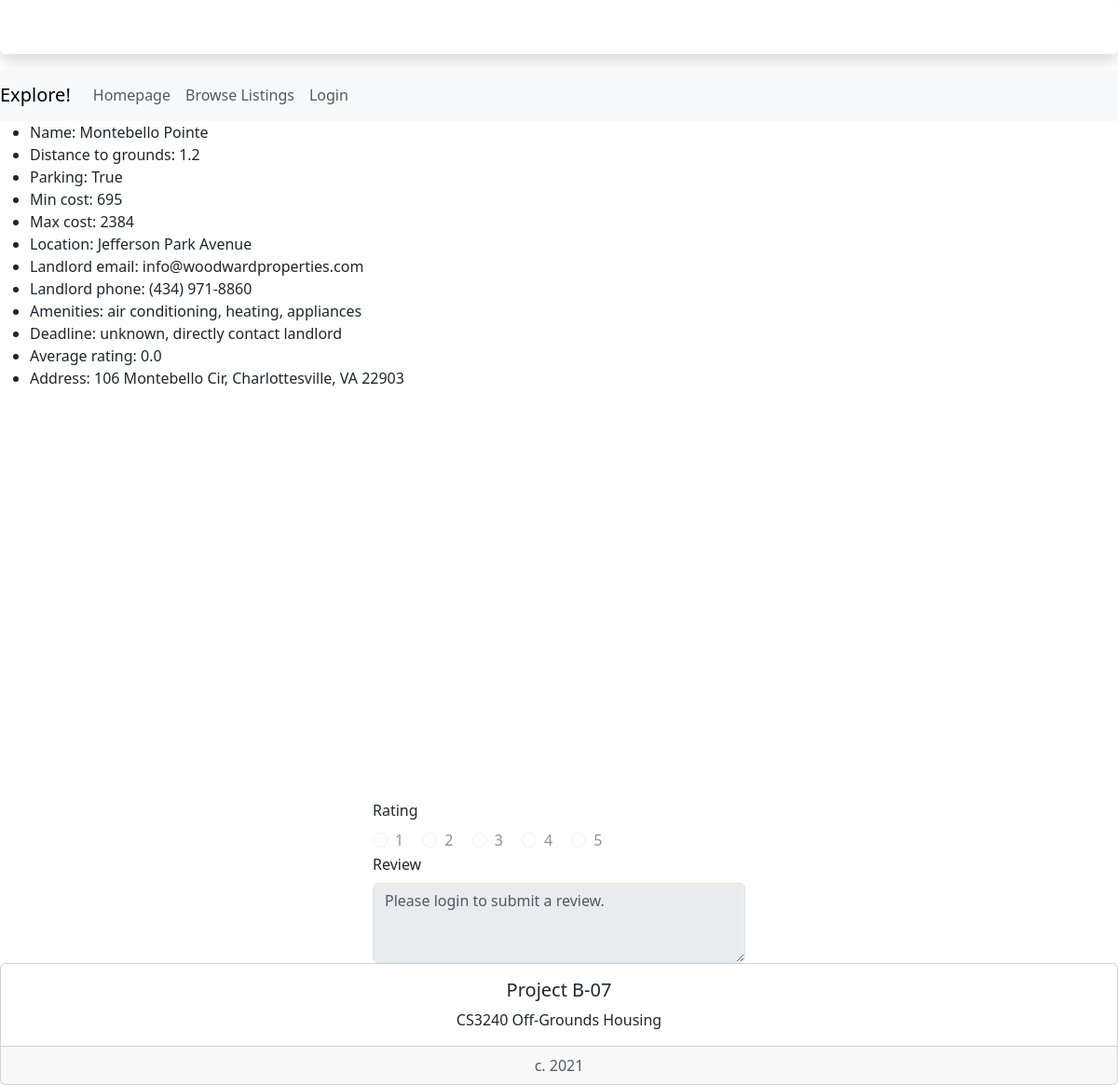
Page /housing/10/ on the earlier database version.
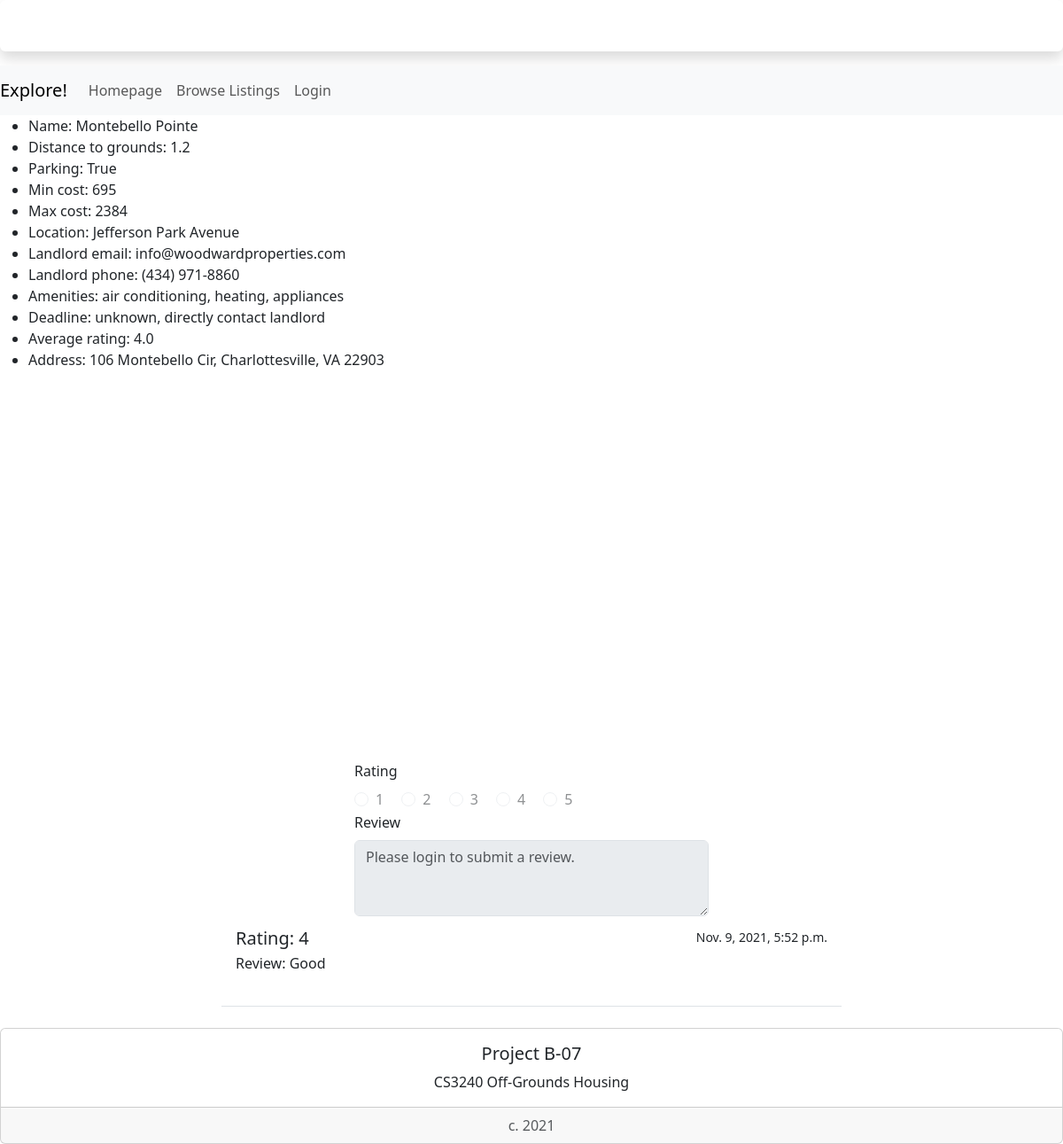
Same page on the later database version.
### housing/models.py (models this page shows, shortened)
class StudentHousing(models.Model):
    name = models.CharField(max_length=200)
    distToGrounds = models.FloatField(default=0)
    parking = models.BooleanField()
    minCost = models.IntegerField(default=0)
    maxCost = models.IntegerField(default=0)
    location = models.TextField(max_length=200, null=True)
    landlordEmail = models.CharField(max_length=200, null=True)
    landlordPhone = models.CharField(max_length=200, null=True)
    amenities = models.TextField(max_length=200, null=True)
    deadline = models.CharField(max_length=200, null=True)
    averageRating = models.FloatField(default=0)
    address = models.TextField(max_length=200, null=True)
    image = models.ImageField(blank=True, null=True) #makes it optional to include an image

class Review(models.Model):
    house = models.ForeignKey(StudentHousing, on_delete=models.CASCADE)
    rating = models.IntegerField(default=0)
    comment = models.TextField(max_length=200, default="")
    pub_date = models.DateTimeField('date published')

### housing/views.py (the view)
# urls.py: path('<int:pk>/', views.DetailView.as_view(), name='detail'),
class DetailView(generic.DetailView):
    model = StudentHousing
    template_name = 'housing/studentHousingOption.html'
    def get_queryset(self):
        return StudentHousing.objects

### housing/templates/housing/studentHousingOption.html (shortened to what this page needs)
<!doctype html>
<link href='https://api.mapbox.com/mapbox-gl-js/v2.3.1/mapbox-gl.css' rel='stylesheet' />
{% load bootstrap5 %}
{% bootstrap_css %}
{% load socialaccount %}
<div style="width: 100%" class="shadow p-2 mb-3 bg-body rounded text-white">
    <h3 class="font-monospace text-center">Housing for UVA Students by B-07!</h3>
</div>
<nav class="navbar navbar-expand-lg navbar-light bg-light">
    <a class="navbar-brand">Explore!</a>
    <div class="collapse navbar-collapse" id="navbarNav">
        <ul class="navbar-nav">
            <li class="nav-item">
                <a class="nav-link" href="{% url 'index' %}">Homepage</a>
            </li>
            <li class="nav-item">
                <a class="nav-link" href="{% url 'housing:studentHousingList' %}">Browse Listings</a>
            </li>
            {% if user.is_authenticated %}
                <li class="nav-item">
                    <a class="nav-link" href="{% url 'housing:logout' %}">Logout</a>
                </li>
                <li class="nav-item dropdown">
                    <a class="nav-link dropdown-toggle" data-bs-toggle="dropdown" href="#" role="button" id="dropdownMenuLink" aria-haspopup="true" aria-expanded="false">Account</a>
                    <div class="dropdown-menu" aria-labelledby="dropdownMenuLink">
                        <a class="dropdown-item nav-link" href="{% url 'housing:review_list' %}">Manage comments</a>
                    </div>
                </li>
                <li class="nav-item">
                    <a class="nav-link" href="{% url 'housing:submission' %}">Suggest a Listing</a>
                </li>
            {% else %}
                <li class="nav-item">
                    <a class="nav-link" href="{% provider_login_url 'google' %}">Login</a>
                </li>
            {% endif %}
        </ul>
    </div>
</nav>
{% if studenthousing %}
    <ul>
        <li>Name: {{ studenthousing.name }}</li>
        <li>Distance to grounds: {{ studenthousing.distToGrounds }}</li>
        <li>Parking: {{ studenthousing.parking }}</li>
        <li>Min cost: {{ studenthousing.minCost }}</li>
        <li>Max cost: {{ studenthousing.maxCost }}</li>
        <li>Location: {{ studenthousing.location }}</li>
        <li>Landlord email: {{ studenthousing.landlordEmail }}</li>
        <li>Landlord phone: {{ studenthousing.landlordPhone }}</li>
        <li>Amenities: {{ studenthousing.amenities }}</li>
        <li>Deadline: {{ studenthousing.deadline }}</li>
        <li>Average rating: {{ studenthousing.averageRating }}</li>
        <li>Address: {{ studenthousing.address }}</li>
    </ul>
{% else %}
    <p>No housing details are available.</p>
{% endif %}
<div id='map' style='width: 800px; height: 400px; margin: auto'></div>
{% if studenthousing %}
<form action="{% url 'housing:review_submit' studenthousing.id %}" method="post">
    {% if user.is_authenticated %}
    <label for="FieldSet1" class="form-label col-md-4 offset-md-4">Rating</label>
    <fieldset id="FieldSet1" class="col-md-4 offset-md-4">
        <div class="form-check form-check-inline">
          <input class="form-check-input" type="radio" name="rating" id="inlineRadio1" value="1">
          <label class="form-check-label" for="inlineRadio1">1</label>
        </div>
        <div class="form-check form-check-inline">
          <input class="form-check-input" type="radio" name="rating" id="inlineRadio2" value="2">
          <label class="form-check-label" for="inlineRadio2">2</label>
        </div>
        <div class="form-check form-check-inline">
          <input class="form-check-input" type="radio" name="rating" id="inlineRadio3" value="3">
          <label class="form-check-label" for="inlineRadio3">3</label>
        </div>
        <div class="form-check form-check-inline">
          <input class="form-check-input" type="radio" name="rating" id="inlineRadio4" value="4">
          <label class="form-check-label" for="inlineRadio4">4</label>
        </div>
        <div class="form-check form-check-inline">
          <input class="form-check-input" type="radio" name="rating" id="inlineRadio5" value="5">
          <label class="form-check-label" for="inlineRadio5">5</label>
        </div>
    </fieldset>
    <div class="col-md-4 offset-md-4">
        <label for="Textarea1" class="form-label">Review</label>
        <textarea class="form-control w-100" id="Textarea1" name="comment" rows="3" placeholder="Please write your comment here."></textarea>
        <br>
        <button class="btn btn-primary col-md-2 offset-md-5" type="submit">Submit</button>
    </div><br>
    {% else %}
    <label for="FieldSet2" class="form-label col-md-4 offset-md-4">Rating</label>
    <fieldset id="FieldSet2" class="col-md-4 offset-md-4">
        <div class="form-check form-check-inline">
          <input class="form-check-input" type="radio" name="Rating" id="inlineRadio6" value=1 disabled>
          <label class="form-check-label" for="inlineRadio6">1</label>
        </div>
        <div class="form-check form-check-inline">
          <input class="form-check-input" type="radio" name="Rating" id="inlineRadio7" value=2 disabled>
          <label class="form-check-label" for="inlineRadio7">2</label>
        </div>
        <div class="form-check form-check-inline">
          <input class="form-check-input" type="radio" name="Rating" id="inlineRadio8" value=3 disabled>
          <label class="form-check-label" for="inlineRadio8">3</label>
        </div>
        <div class="form-check form-check-inline">
          <input class="form-check-input" type="radio" name="Rating" id="inlineRadio9" value=4 disabled>
          <label class="form-check-label" for="inlineRadio9">4</label>
        </div>
        <div class="form-check form-check-inline">
          <input class="form-check-input" type="radio" name="Rating" id="inlineRadio10" value=5 disabled>
          <label class="form-check-label" for="inlineRadio10">5</label>
        </div>
    </fieldset>
    <div class="col-md-4 offset-md-4">
        <label for="Textarea2" class="form-label">Review</label>
        <textarea class="form-control" id="Textarea2" name="comment" rows="3" placeholder="Please login to submit a review." disabled></textarea>
    </div>
    {% endif %}
</form>
{% endif %}
<div class="list-group list-group-flush">
    {% for review in studenthousing.review_set.all %}
        <div class="list-group-item" style="margin-left: 250px; margin-right: 250px; margin-top: 5px;">
            <div class="d-flex w-100 justify-content-between">
                <h5 class="mb-1">Rating: {{review.rating}}</h5>
                <small>{{review.pub_date}}</small>
            </div>
            <p class="mb-1">Review: {{review.comment}}<br><br></p>
        </div><br>
    {% endfor %}
</div>
<div style="bottom:0; width:100%" class="card text-center">
    <div class="card-body">
      <h5 class="card-title">Project B-07</h5>
      <p class="card-text">CS3240 Off-Grounds Housing</p>
    </div>
    <div class="card-footer text-muted">
      c. 2021
    </div>
</div>

Differences in the rows shown:
changed StudentHousing "Montebello Pointe": averageRating "0.0" → "4.0"
added Review: rating "4", pub_date "Nov. 9, 2021, 5:52 p.m.", comment "Good"
